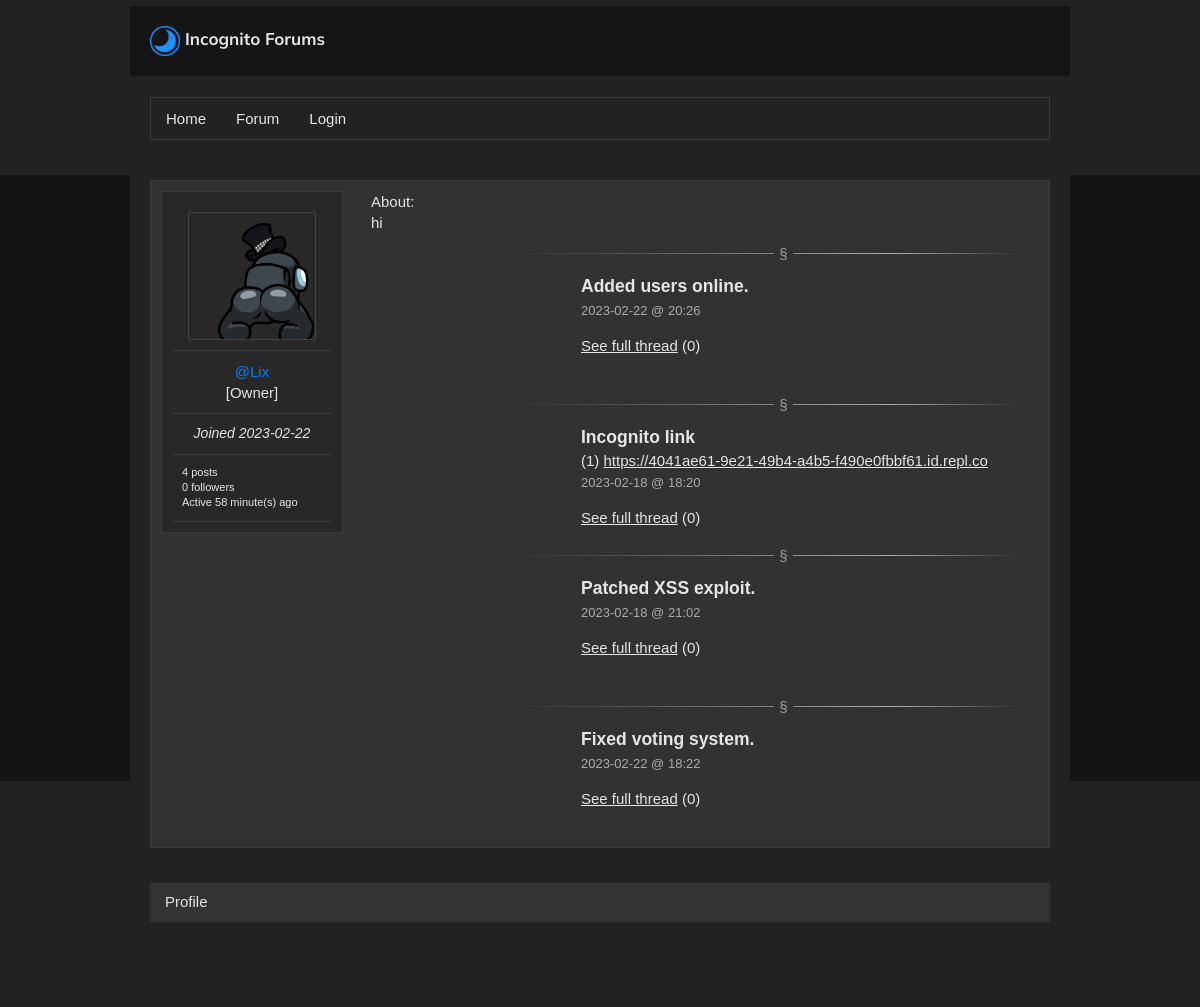
/profile/, run on the app's committed database.
### main.py (models this page shows, shortened)
class User(UserMixin, db.Model):
  id = db.Column(db.Integer, primary_key=True)
  username = db.Column(db.String(80), nullable=False, unique=True)
  description = db.Column(db.String(500), nullable=True)
  email = db.Column(db.String(60), nullable=True, unique=True)
  password = db.Column(db.String(600), nullable=False)
  confirmed = db.Column(db.Boolean(), nullable=False, default=False)
  registered_on = db.Column(db.DateTime,
                            nullable=False,
                            default=datetime.utcnow)
  profile_pic = db.Column(db.String(), default="default.png")
  role = db.Column(db.String(150), default="Commenter")
  admin = db.Column(db.Boolean(), nullable=False, default=False)
  posts = db.relationship('Post', backref='user', lazy=True)
  comments = db.relationship('Comment', backref='user', lazy=True)
  elo = db.Column(db.Integer, default=500)
  following = db.relationship('User',
                              secondary=followers,
                              backref=db.backref('followers', lazy='dynamic'),
                              primaryjoin=(followers.c.follower_id == id),
                              secondaryjoin=(followers.c.followed_id == id),
                              lazy='dynamic')
  notifications = db.relationship('Notification', backref='user', lazy=True)
  last_active = db.Column(db.DateTime,
                            nullable=True,
                            default=datetime.utcnow)
  liked = db.relationship(
    'ContentVote',
    foreign_keys='ContentVote.user_id',
    backref='user', lazy='dynamic')

class Post(db.Model):
  id = db.Column(db.Integer, primary_key=True)
  title = db.Column(db.String(200), nullable=False)
  content = db.Column(db.String(3000), nullable=False)
  author_id = db.Column(db.Integer, db.ForeignKey('user.id'), nullable=False)
  author = db.relationship(lambda: User,
                           uselist=False,
                           overlaps='post,user',
                           viewonly=True)
  created_on = db.Column(db.DateTime,
                         nullable=False,
                         default=datetime.utcnow,
                         index=True)
  replies = db.relationship('Comment', backref='post', lazy=True)
  msubtopic = db.Column(db.Integer,
                        db.ForeignKey('subtopic.id'),
                        nullable=False)
  sub = db.relationship(lambda: Subtopic,
                        uselist=False,
                        overlaps='post,subtopic',
                        viewonly=True)
  uuid = db.Column(db.String(40), default=tools.CreateUUID())
  mtag = db.Column(db.Integer, db.ForeignKey('tags.id'), nullable=True)
  tag = db.relationship(lambda: Tags,
                        uselist=False,
                        overlaps='post,tags',
                        viewonly=True)
  anon = db.Column(db.Boolean(), nullable=False, default=False)
  edited_time = db.Column(db.DateTime,
                         nullable=True)
  votes = db.relationship('ContentVote', backref='post', lazy=True)

### main.py (the view)
@app.route("/profile/", defaults={'username': None})
@app.route("/profile/<username>", methods=['GET', 'POST'])
def profile(username):
  user = None
  if username:
    user = User.query.filter_by(username=username).first_or_404()
  elif current_user.is_authenticated:
    user = User.query.filter_by(username=current_user.username).first_or_404()
  else:
    user = User.query.get(1)
  follow_form = FollowForm()
  if current_user.is_authenticated and follow_form.validate_on_submit():
    current_user.follow(user)
  posts = [post for post in user.posts if not post.anon]
  return render_template('profile.html', user=user, follow_form=follow_form, posts=posts)

### main.py (called while the page is built)
@app.before_request
def updateLastActive():
  if not current_user.is_authenticated: return
  global currently_online
  current_user.last_active = datetime.utcnow()
  appendOnline(current_user)
  db.session.commit()

### tools.py (called while the page is built, shortened)
def days_between(d1):
    if d1 == None: return "n.d"
    d2 = datetime.datetime.utcnow()
    secs = (d2 - d1).total_seconds()
    mins = math.floor(secs / 60)
    hours = math.floor(mins / 60)
    days = math.floor(hours / 24)
    months = math.floor(days / 30)
    years = math.floor(months / 12)
    if abs(mins) < 6:
        return "Currently online"
    if abs(hours) < 1:
        return 'Active ' + str(round(mins)) + ' minute(s) ago'

### templates/profile.html (shortened to what this page needs)
{% extends 'base.html' %}
{% set active_page = 'profile' %}
{% block main %}
<div class="postData clearfix">
  <div class="userInfo">
  <div class="sep"><img class="profilePicture" src="{{ url_for('static', filename='imgs/user/'+user.profile_pic) }}" alt="Profile Picture"></div>
  <div class="sep"><p class="red name">@{{ user.username }}</p><p class="rank">[{{ user.role }}]</p></div>
  <div class="sep date"><time>Joined {{ user.registered_on.strftime('%Y-%m-%d') }}</time></div>
  <div class="sep"><p class="description">{{ user.posts|length + user.comments|length }} posts</p><p class="description">{{ user.followers.all()|length }} followers</p><p class="description">{{ daysBetween(user.last_active) }}</p></div>
  </div>
  <div class="message">
    <h4>About:</h4>
    <article><p>{{ user.description }}</p></article>
    <section>
    {% for post in posts[::-1][:5] %}
    <hr>
    <div class="message">
      <h3><strong>{{ post.title }}</strong></h3>
      <article>{% filter markdown %}{{ post.content|safe|truncate(150) }}{% endfilter %}</article>
      <time class="ptime">{{ post.created_on.strftime('%Y-%m-%d @ %H:%M') }}</time>
      <p><a href="{{ url_for('thread', id=post.uuid) }}">See full thread</a> ({{ post.replies|length }})</p>
    </div>
{% endfor %}
      </section>
  </div>
</div>
{% endblock main %}

### static/style.css (style rules this page uses)
html, body { height: 100%; width: 100%; overflow-x: hidden; margin: 0; color: rgb(230, 230, 230); background-color: rgb(20, 20, 20); font-family: Arial, Helvetica, sans-serif; font-family: Verdana, sans-serif; font-size: 15px; -moz-text-size-adjust: 100%; -ms-text-size-adjust: 100%; text-size-adjust: 100%; -webkit-text-size-adjust: 100%; line-height: 1.4; word-wrap: break-word; }
.red, .content a.red { color: #0080ff; }
.content a { color: rgb(230, 230, 230); }
article { white-space: pre-wrap; }
h1, h2, h3, h4, h5, h6 { font-weight: normal; font-family: Arial, Helvetica, sans-serif; }
.userInfo { float: left; width: 160px; min-height: 110px; background-color: rgb(40, 40, 40); padding: 10px; border: 1px solid rgb(60, 60, 60); }
.postData .message { min-height: 110px; margin-left: 210px; }
.postData .message .ptime { color: #acacac; font-size: 13px; }
.postData { background: rgb(50, 50, 50); border: 1px solid rgb(60, 60, 60); padding: 10px; max-width:100%; -o-object-fit: contain; object-fit: contain; margin-bottom: 15px; }
.profilePicture { max-width: 90%; max-height: 90%; -o-object-fit: contain; object-fit: contain; border: 1px solid #444; -o-object-fit: cover; object-fit: cover; aspect-ratio: 1; display: block; margin-left: auto; margin-right: auto; }
.sep { border-bottom: 1px solid rgb(60, 60, 60); padding: 10px; -webkit-box-sizing: border-box; box-sizing: border-box; }
.name { text-align: center; margin: 0; }
.rank { text-align: center; margin: 0; }
.date { text-align: center; font-style: italic; font-size: 14px; }
.description { margin: 0; font-size: 11px; font-weight: normal; }
article ul, ol, h1, h2, h3, h4, h5, h6 { white-space: normal; margin: 0; }
article p { margin: 0; }
hr { opacity: 0.6; margin: 20px; background-image: linear-gradient(to right, transparent 20%, white 80%, transparent); height: 1px; border: 0px; text-align: center; overflow: visible; }
hr::after { content: "§"; background: #333; display: inline-block; position: relative; top: -0.7em; left: 12.5%; font-size: 15px; padding: 0 5px; }
.clearfix::after { content: ""; clear: both; display: table; }

### data on the page
User: profile_pic (picture), username "Lix", role "Owner", registered_on "2023-02-22", last_active "Active 58 minute(s) ago", description "hi"
Post: title "Added users online.", created_on "2023-02-22 @ 20:26", replies|length "0"
Post: title "Incognito link", content "(1) https://4041ae61-9e21-49b4-a4b5-f490e0fbbf61.id.repl.co", created_on "2023-02-18 @ 18:20", replies|length "0"
Post: title "Patched XSS exploit.", created_on "2023-02-18 @ 21:02", replies|length "0"
Post: title "Fixed voting system.", created_on "2023-02-22 @ 18:22", replies|length "0"

### other printed values
{{ settings['website']['name'] }} "Incognito Forums"
{{ user.posts|length + user.comments|length }} "4"
{{ user.followers.all()|length }} "0"
